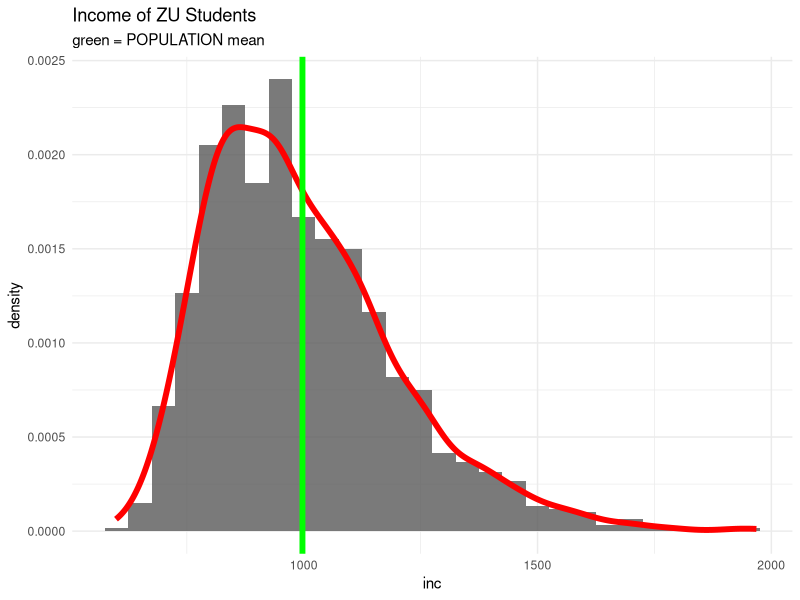
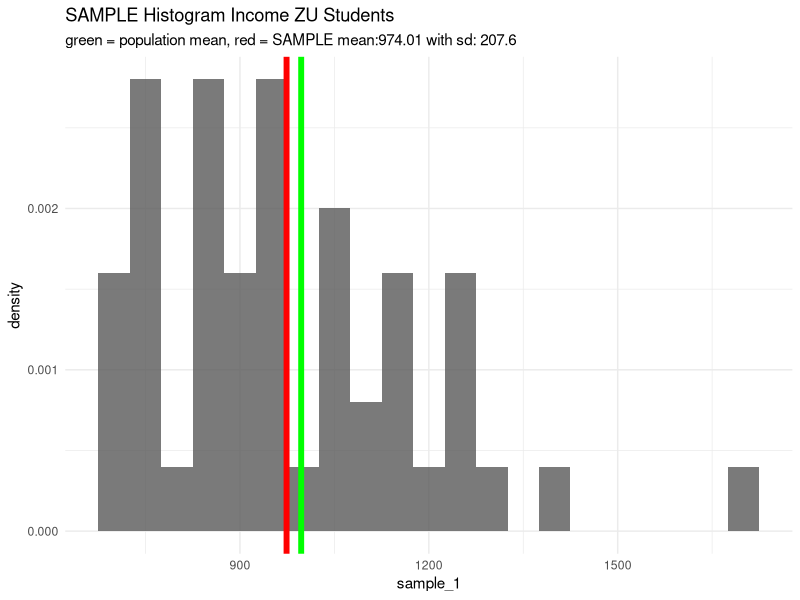
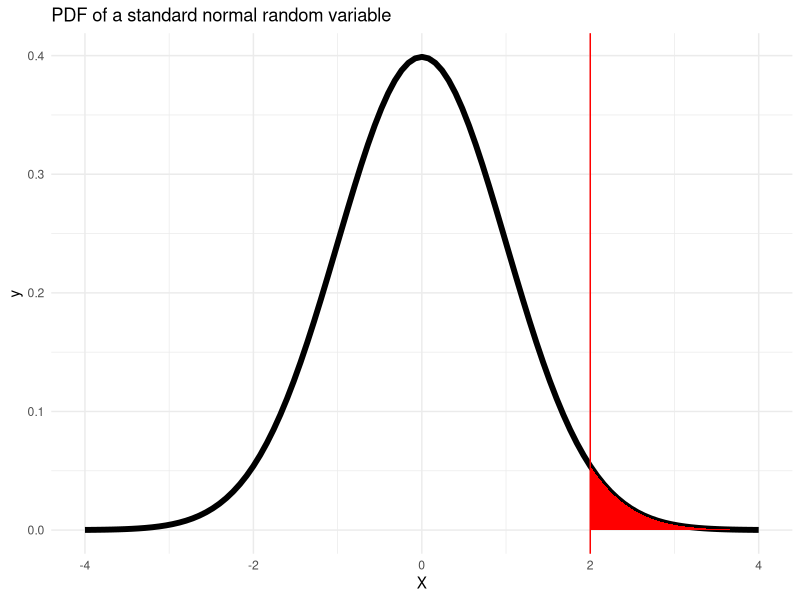

These charts were generated, in order, by the following R code:
## ---- chunk 1
knitr::opts_chunk$set(echo = TRUE)
## ---- chunk 2
library(tidyverse)
library(ggplot2)
## ---- chunk 3
set.seed(11) # seed for reproducibility

n <- 1200
inc <- fGarch::rsnorm(n, mean = 1000, sd = 200, xi = 2.0)

ggplot() +
geom_histogram(aes(x = inc,
y = ..density..),binwidth = 50,alpha = 0.8) +
geom_density(aes(x = inc,
y = ..density..),col = "red",size = 2,alpha = 0.8) +
labs(title = "Income of ZU Students",
subtitle = "green = POPULATION mean") +
geom_vline(xintercept = mean(inc),color = "green",size = 2) +
theme_minimal()

## ---- chunk 4
set.seed(1337)
sample_1 <- sample(x = inc, size = 50, replace = F)
## ---- chunk 5
ggplot() +
geom_histogram(aes(x = sample_1,
y = ..density..),binwidth = 50,alpha = 0.8) +
labs(title = "SAMPLE Histogram Income ZU Students",
subtitle = paste0("green = population mean, ",  "red = SAMPLE mean:",mean(sample_1) %>% round(2)," with sd: ",sd(sample_1) %>% round(2))) +
geom_vline(xintercept = mean(sample_1),color = "red",size = 2) +
  geom_vline(xintercept = mean(inc),color = "green",size = 2)+
theme_minimal()
## ---- chunk 6
ggplot(data =  data.frame(X = -4:4), aes(x=X)) +
  stat_function(fun = dnorm, args = list(mean = 0, sd = 1), size = 2) +
  geom_vline(xintercept = 2, color = "red") +
  labs(title = "PDF of a standard normal random variable") +
  stat_function(fun = dnorm, xlim = c(2,4), geom = "area", fill = "red")+
  theme_minimal()
## ---- chunk 7
dnorm(2)
